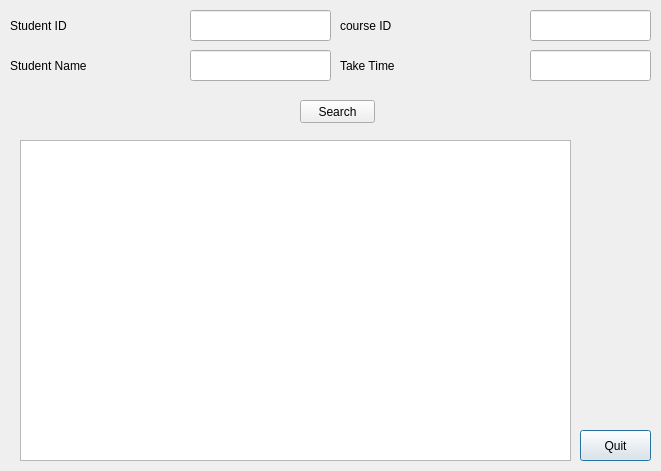
<?xml version="1.0" encoding="UTF-8"?>
<ui version="4.0">
 <class>selectgrade</class>
 <widget class="QDialog" name="selectgrade">
  <property name="geometry">
   <rect>
    <x>0</x>
    <y>0</y>
    <width>661</width>
    <height>471</height>
   </rect>
  </property>
  <property name="windowTitle">
   <string>Dialog</string>
  </property>
  <widget class="QTableWidget" name="tableWidget">
   <property name="geometry">
    <rect>
     <x>20</x>
     <y>140</y>
     <width>551</width>
     <height>321</height>
    </rect>
   </property>
  </widget>
  <widget class="QLabel" name="label_3">
   <property name="geometry">
    <rect>
     <x>340</x>
     <y>10</y>
     <width>141</width>
     <height>31</height>
    </rect>
   </property>
   <property name="text">
    <string>course ID</string>
   </property>
  </widget>
  <widget class="QLabel" name="label_4">
   <property name="geometry">
    <rect>
     <x>340</x>
     <y>50</y>
     <width>171</width>
     <height>31</height>
    </rect>
   </property>
   <property name="text">
    <string>Take Time</string>
   </property>
  </widget>
  <widget class="QLabel" name="label">
   <property name="geometry">
    <rect>
     <x>10</x>
     <y>10</y>
     <width>171</width>
     <height>31</height>
    </rect>
   </property>
   <property name="text">
    <string>Student ID</string>
   </property>
  </widget>
  <widget class="QLineEdit" name="lineEdit_4">
   <property name="geometry">
    <rect>
     <x>530</x>
     <y>50</y>
     <width>121</width>
     <height>31</height>
    </rect>
   </property>
  </widget>
  <widget class="QLineEdit" name="lineEdit_2">
   <property name="geometry">
    <rect>
     <x>530</x>
     <y>10</y>
     <width>121</width>
     <height>31</height>
    </rect>
   </property>
  </widget>
  <widget class="QLineEdit" name="lineEdit">
   <property name="geometry">
    <rect>
     <x>190</x>
     <y>10</y>
     <width>141</width>
     <height>31</height>
    </rect>
   </property>
  </widget>
  <widget class="QPushButton" name="pushButton">
   <property name="geometry">
    <rect>
     <x>580</x>
     <y>430</y>
     <width>71</width>
     <height>31</height>
    </rect>
   </property>
   <property name="text">
    <string>Quit</string>
   </property>
  </widget>
  <widget class="QLabel" name="label_2">
   <property name="geometry">
    <rect>
     <x>10</x>
     <y>50</y>
     <width>171</width>
     <height>31</height>
    </rect>
   </property>
   <property name="text">
    <string>Student Name</string>
   </property>
  </widget>
  <widget class="QLineEdit" name="lineEdit_3">
   <property name="geometry">
    <rect>
     <x>190</x>
     <y>50</y>
     <width>141</width>
     <height>31</height>
    </rect>
   </property>
  </widget>
  <widget class="QPushButton" name="pushButton_2">
   <property name="geometry">
    <rect>
     <x>300</x>
     <y>100</y>
     <width>75</width>
     <height>23</height>
    </rect>
   </property>
   <property name="text">
    <string>Search</string>
   </property>
  </widget>
 </widget>
 <resources/>
 <connections>
  <connection>
   <sender>pushButton</sender>
   <signal>clicked()</signal>
   <receiver>tableWidget</receiver>
   <slot>close()</slot>
   <hints>
    <hint type="sourcelabel">
     <x>355</x>
     <y>274</y>
    </hint>
    <hint type="destinationlabel">
     <x>165</x>
     <y>185</y>
    </hint>
   </hints>
  </connection>
 </connections>
</ui>
